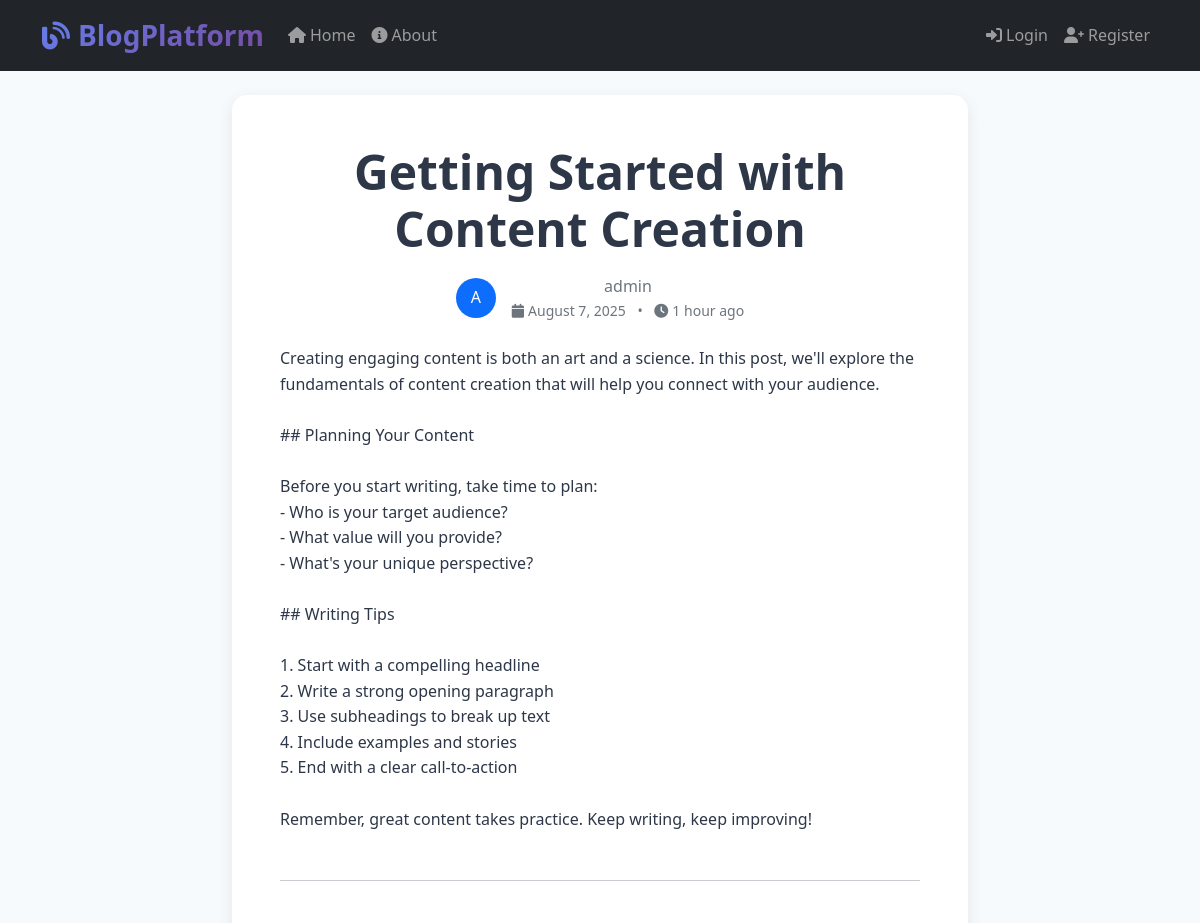
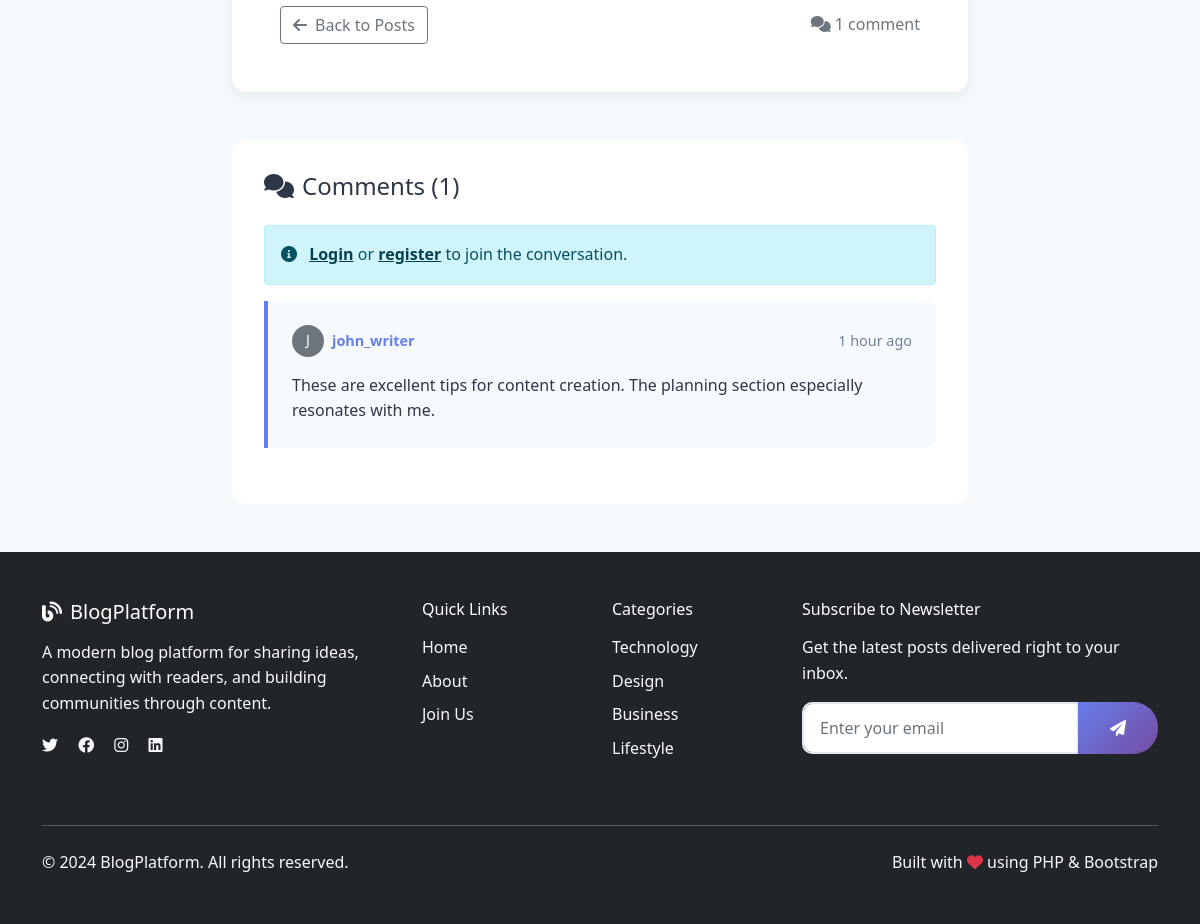
The app's page /post.php?slug=getting-started-with-content-creation with its own data (2 pictures, top to bottom).
### tables this page shows
CREATE TABLE posts (
    id INT AUTO_INCREMENT PRIMARY KEY,
    title VARCHAR(200) NOT NULL,
    slug VARCHAR(220) UNIQUE NOT NULL,
    content TEXT NOT NULL,
    excerpt VARCHAR(300),
    featured_image VARCHAR(255) DEFAULT NULL,
    author_id INT NOT NULL,
    status ENUM('draft', 'published') DEFAULT 'draft',
    created_at TIMESTAMP DEFAULT CURRENT_TIMESTAMP,
    updated_at TIMESTAMP DEFAULT CURRENT_TIMESTAMP ON UPDATE CURRENT_TIMESTAMP,
    FOREIGN KEY (author_id) REFERENCES users(id) ON DELETE CASCADE,
    INDEX idx_status (status),
    INDEX idx_created_at (created_at)
);

CREATE TABLE users (
    id INT AUTO_INCREMENT PRIMARY KEY,
    username VARCHAR(50) UNIQUE NOT NULL,
    email VARCHAR(100) UNIQUE NOT NULL,
    password VARCHAR(255) NOT NULL,
    profile_image VARCHAR(255) DEFAULT NULL,
    role ENUM('user', 'admin') DEFAULT 'user',
    created_at TIMESTAMP DEFAULT CURRENT_TIMESTAMP,
    updated_at TIMESTAMP DEFAULT CURRENT_TIMESTAMP ON UPDATE CURRENT_TIMESTAMP
);

CREATE TABLE comments (
    id INT AUTO_INCREMENT PRIMARY KEY,
    post_id INT NOT NULL,
    author_id INT NOT NULL,
    content TEXT NOT NULL,
    status ENUM('pending', 'approved', 'spam') DEFAULT 'approved',
    created_at TIMESTAMP DEFAULT CURRENT_TIMESTAMP,
    FOREIGN KEY (post_id) REFERENCES posts(id) ON DELETE CASCADE,
    FOREIGN KEY (author_id) REFERENCES users(id) ON DELETE CASCADE,
    INDEX idx_post_status (post_id, status),
    INDEX idx_created_at (created_at)
);

### config.php (called while the page is built, shortened)
<?php
function isLoggedIn() {
    return isset($_SESSION['user_id']);
}
function timeAgo($datetime, $full = false) {
    $now = new DateTime;
    $ago = new DateTime($datetime);
    $diff = $now->diff($ago);
    $diff->w = floor($diff->d / 7);
    $diff->d -= $diff->w * 7;
    $string = array(
        'y' => 'year',
        'm' => 'month',
        'w' => 'week',
        'd' => 'day',
        'h' => 'hour',
        'i' => 'minute',
        's' => 'second',
    );
    foreach ($string as $k => &$v) {
        if ($diff->$k) {
            $v = $diff->$k . ' ' . $v . ($diff->$k > 1 ? 's' : '');
        } else {
            unset($string[$k]);
        }
    }
    if (!$full) $string = array_slice($string, 0, 1);
    return $string ? implode(', ', $string) . ' ago' : 'just now';
}
?>

### public/post.php (the view, shortened to what this page needs)
<?php
require_once '../config.php';
$slug = $_GET['slug'] ?? '';
$error = '';
$stmt = $pdo->prepare("
    SELECT p.*, u.username as author_name, u.profile_image as author_image
    FROM posts p
    JOIN users u ON p.author_id = u.id
    WHERE p.slug = ? AND p.status = 'published'
");
$stmt->execute([$slug]);
$post = $stmt->fetch();
$stmt = $pdo->prepare("
    SELECT c.*, u.username as author_name, u.profile_image as author_image
    FROM comments c
    JOIN users u ON c.author_id = u.id
    WHERE c.post_id = ? AND c.status = 'approved'
    ORDER BY c.created_at ASC
");
$stmt->execute([$post['id']]);
$comments = $stmt->fetchAll();
include '../includes/header.php';
?>
<div class="container mt-4 mb-5">
    <div class="row">
        <div class="col-lg-8 mx-auto">
            <article class="card">
                <div class="card-body p-5">
                    <div class="text-center mb-4">
                        <h1 class="display-5 fw-bold mb-3"><?php echo htmlspecialchars($post['title']); ?></h1>
                        <div class="d-flex align-items-center justify-content-center text-muted mb-4">
                            <?php if ($post['author_image']): ?>
                                <img src="../uploads/<?php echo htmlspecialchars($post['author_image']); ?>"
                                     class="rounded-circle me-3" width="40" height="40" alt="Author">
                            <?php else: ?>
                                <div class="rounded-circle bg-primary text-white d-flex align-items-center justify-content-center me-3"
                                     style="width: 40px; height: 40px;">
                                    <?php echo strtoupper(substr($post['author_name'], 0, 1)); ?>
                                </div>
                            <?php endif; ?>
                            <div>
                                <div class="fw-semibold"><?php echo htmlspecialchars($post['author_name']); ?></div>
                                <div class="small">
                                    <i class="fas fa-calendar me-1"></i><?php echo date('F j, Y', strtotime($post['created_at'])); ?>
                                    <span class="mx-2">•</span>
                                    <i class="fas fa-clock me-1"></i><?php echo timeAgo($post['created_at']); ?>
                                </div>
                            </div>
                        </div>
                    </div>
                    <div class="post-content">
                        <?php echo nl2br(htmlspecialchars($post['content'])); ?>
                    </div>
                    <hr class="my-5">
                    <div class="d-flex justify-content-between align-items-center">
                        <a href="index.php" class="btn btn-outline-secondary">
                            <i class="fas fa-arrow-left me-2"></i>Back to Posts
                        </a>
                        <div class="text-muted">
                            <i class="fas fa-comments me-1"></i><?php echo count($comments); ?>
                            <?php echo count($comments) == 1 ? 'comment' : 'comments'; ?>
                        </div>
                    </div>
                </div>
            </article>
            <div class="comments-section">
                <h3 class="h4 mb-4">
                    <i class="fas fa-comments me-2"></i>Comments (<?php echo count($comments); ?>)
                </h3>
                <?php if (isLoggedIn()): ?>
                    <div class="card mb-4">
                        <div class="card-body">
                            <h5 class="card-title">Leave a Comment</h5>
                            <?php if ($error): ?>
                                <div class="alert alert-danger">
                                    <i class="fas fa-exclamation-triangle me-2"></i><?php echo htmlspecialchars($error); ?>
                                </div>
                            <?php endif; ?>
                            <form method="POST">
                                <div class="mb-3">
                                    <textarea class="form-control" name="content" rows="4"
                                              placeholder="Share your thoughts..." required></textarea>
                                </div>
                                <button type="submit" class="btn btn-primary">
                                    <i class="fas fa-paper-plane me-2"></i>Post Comment
                                </button>
                            </form>
                        </div>
                    </div>
                <?php else: ?>
                    <div class="alert alert-info">
                        <i class="fas fa-info-circle me-2"></i>
                        <a href="login.php" class="alert-link">Login</a> or
                        <a href="register.php" class="alert-link">register</a> to join the conversation.
                    </div>
                <?php endif; ?>
                <?php if ($comments): ?>
                    <div class="comments-list">
                        <?php foreach ($comments as $comment): ?>
                            <div class="comment">
                                <div class="comment-header">
                                    <div class="d-flex align-items-center">
                                        <?php if ($comment['author_image']): ?>
                                            <img src="../uploads/<?php echo htmlspecialchars($comment['author_image']); ?>"
                                                 class="rounded-circle me-2" width="32" height="32" alt="Commenter">
                                        <?php else: ?>
                                            <div class="rounded-circle bg-secondary text-white d-flex align-items-center justify-content-center me-2"
                                                 style="width: 32px; height: 32px; font-size: 14px;">
                                                <?php echo strtoupper(substr($comment['author_name'], 0, 1)); ?>
                                            </div>
                                        <?php endif; ?>
                                        <span class="comment-author"><?php echo htmlspecialchars($comment['author_name']); ?></span>
                                    </div>
                                    <span class="comment-date"><?php echo timeAgo($comment['created_at']); ?></span>
                                </div>
                                <div class="comment-content">
                                    <?php echo nl2br(htmlspecialchars($comment['content'])); ?>
                                </div>
                            </div>
                        <?php endforeach; ?>
                    </div>
                <?php endif; ?>
            </div>
        </div>
    </div>
</div>
<?php include '../includes/footer.php'; ?>

### css/style.css (style rules this page uses)
:root { --primary-color: #667eea; --secondary-color: #764ba2; --accent-color: #f093fb; --text-dark: #2d3748; --text-light: #718096; --bg-light: #f7fafc; --border-color: #e2e8f0; }
body { font-family: 'Segoe UI', Tahoma, Geneva, Verdana, sans-serif; background-color: var(--bg-light); color: var(--text-dark); line-height: 1.6; }
.card { border: none; border-radius: 15px; box-shadow: 0 4px 15px rgba(0, 0, 0, 0.08); transition: transform 0.3s ease, box-shadow 0.3s ease; margin-bottom: 2rem; }
.comments-section { background: white; border-radius: 15px; padding: 2rem; margin-top: 3rem; }
.comment { border-left: 4px solid var(--primary-color); background: var(--bg-light); padding: 1.5rem; margin-bottom: 1.5rem; border-radius: 0 10px 10px 0; }
.comment-header { display: flex; justify-content: space-between; align-items: center; margin-bottom: 1rem; font-size: 0.9rem; }
.comment-author { font-weight: 600; color: var(--primary-color); }
.comment-date { color: var(--text-light); }
.fade-in { animation: fadeIn 0.6s ease-in; }

### records on screen
posts: title "Getting Started with Content Creation", author.username "A", author.username "admin", created_at "August 7, 2025", created_at "1 hour ago", content "Creating engaging content is both an art and a science. In this post, we'll explore the fundamentals of content creation that will help you connect with your audience. ## Planning Your Content Before you start writing, take time to plan: - Who is your target audience? - What value will you provide? - What's your unique perspective? ## Writing Tips 1. Start with a compelling headline 2. Write a strong opening paragraph 3. Use subheadings to break up text 4. Include examples and stories 5. End with a clear call-to-action Remember, great content takes practice. Keep writing, keep improving!"
comments: author.username "J", author.username "john_writer", created_at "1 hour ago", content "These are excellent tips for content creation. The planning section especially resonates with me."

### other values on screen
count($comments) "1"
